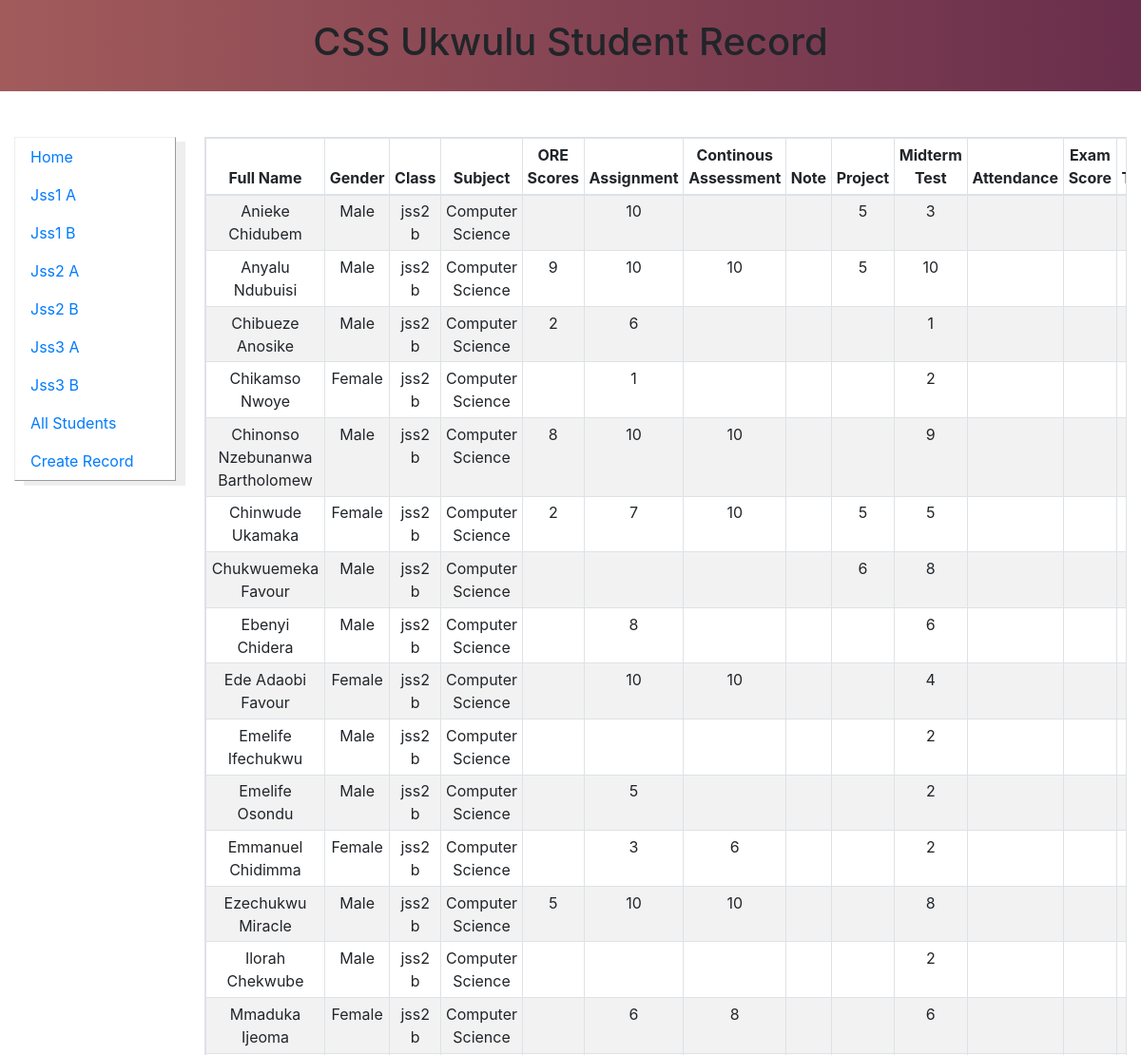
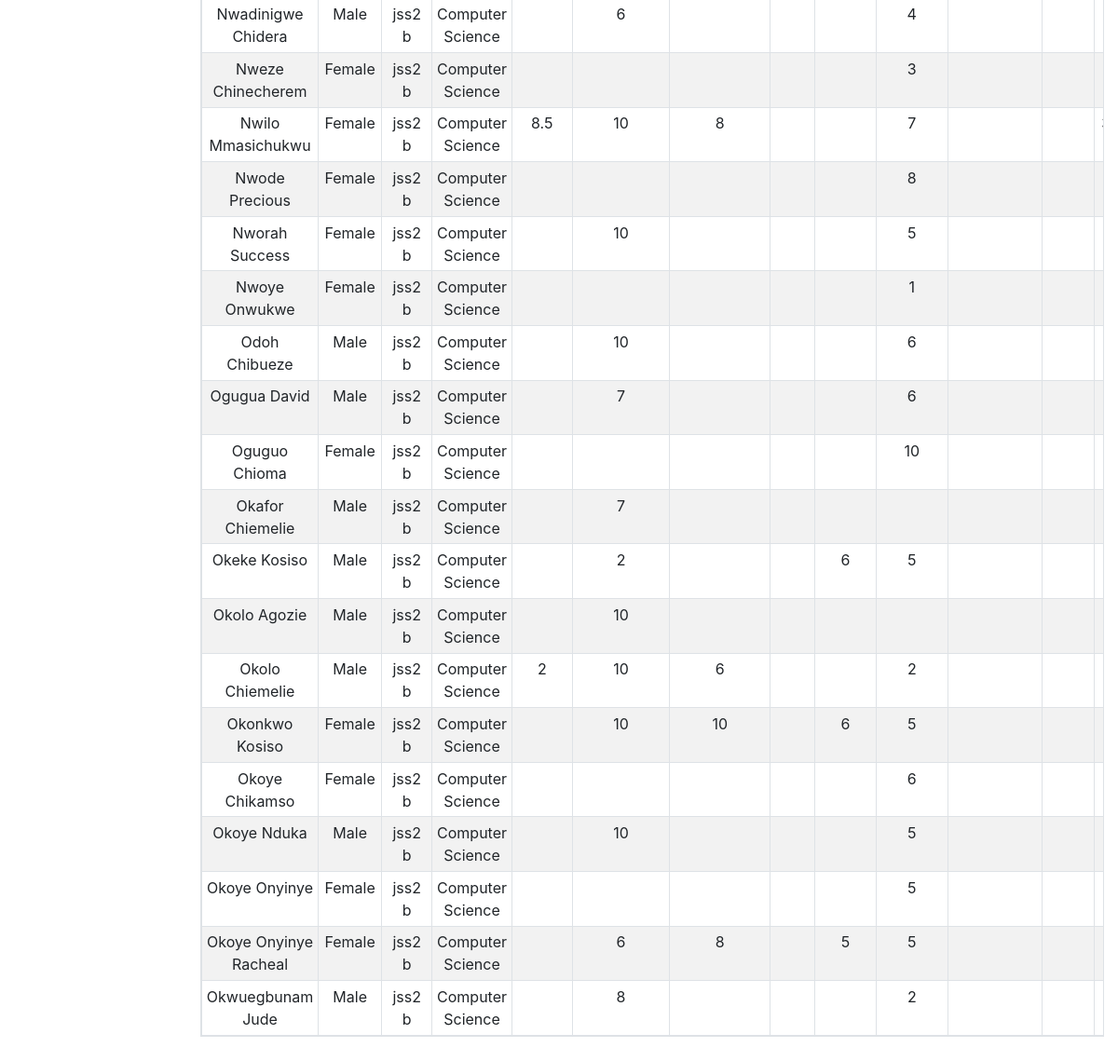
/jss2b.php, run on the app's committed database (2 pictures, top to bottom).
### tables this page shows
CREATE TABLE `scores` (
  `StudentsId` int(11) NOT NULL,
  `Name` varchar(50) DEFAULT NULL,
  `Gender` varchar(11) NOT NULL,
  `Student_Class` varchar(100) NOT NULL,
  `Subject` varchar(50) NOT NULL,
  `ORE` varchar(50) DEFAULT NULL,
  `Assignment` varchar(50) DEFAULT NULL,
  `C_A` varchar(50) NOT NULL,
  `Note` varchar(50) NOT NULL,
  `Project` varchar(50) NOT NULL,
  `MidtermTest` varchar(50) DEFAULT NULL,
  `Attendance` varchar(50) DEFAULT NULL,
  `Exam` varchar(50) DEFAULT NULL,
  `Total` varchar(100) NOT NULL,
  `Grade` varchar(50) DEFAULT NULL,
  `Avatar` varchar(100) NOT NULL,
  `Status` int(11) NOT NULL
);

### jss2b.php (the view, shortened to what this page needs)
<?php include 'control.php' ?>
<!DOCTYPE html>
<html lang="en">
<head>
	<link rel="stylesheet"  href="main.css">
	<link rel="stylesheet" type="text/css" href="css/bootstrap.min.css">
</head>
<body>
<header>
	<div class="container">
	<div class="header-top">
		<h1 class="text-center">CSS Ukwulu Student Record</h1>
	</div>
</header>
<section>
	<div class="container-fluid">
		<div class="row">
		<div class="col-sm-12 col-md-2">
			<?php include 'sidenav.php'?>
		</div>
		<div class="col-sm-12 col-md-10 d-flex justify-content-center ">
		<table class="table table-striped table-bordered table-responsive my-5 text-center table-sm">
			<?php $result = mysqli_query($conn, "SELECT * FROM scores where Student_Class = 'jss2 b' ORDER BY Name ASC") or die(mysqli_error($conn));?>
			<thead>
				<tr>
					<th scope="col">Full Name</th>
					<th scope="col">Gender</th>
					<th scope="col">Class</th>
					<th scope="col">Subject</th>
					<th scope="col">ORE Scores</th>
					<th scope="col">Assignment</th>
					<th scope="col">Continous Assessment</th>
					<th scope="col">Note</th>
					<th scope="col">Project</th>
					<th scope="col">Midterm Test</th>
					<th scope="col">Attendance</th>
					<th scope="col">Exam Score</th>
					<th scope="col">Total</th>
				</tr>
			</thead>
			<tbody>
				<?php while ($row = mysqli_fetch_assoc($result)) {?>
				<tr>
					<td><?php echo $row['Name']?></td>
					<td><?php echo $row['Gender']?></td>
					<td><?php echo $row['Student_Class']?></td>
					<td><?php echo $row['Subject']?></td>
					<td><?php echo $row['ORE']?></td>
					<td><?php echo $row['Assignment']?></td>
					<td><?php echo $row['C_A']?></td>
					<td><?php echo $row['Note']?></td>
					<td><?php echo $row['Project']?></td>
					<td><?php echo $row['MidtermTest']?></td>
					<td><?php echo $row['Attendance']?></td>
					<td><?php echo $row['Exam']?></td>
					<td><?php echo $row['Total']?></td>
				</tr>
				<?php }?>
			</tbody>
		</table>
	</div>
	</div>
</div>
</section>
</body>
</html>

### main.css (style rules this page uses)
* { margin: 0; }
html { font-size: 1rem; }
header { background: linear-gradient(to right, #a25b5b, #692e4c); padding: 20px; }

### data on the page
scores: Name "Anieke Chidubem", Gender "Male", Student_Class "jss2 b", Subject "Computer Science", Assignment "10", Project "5", MidtermTest "3"
scores: Name "Anyalu Ndubuisi", Gender "Male", Student_Class "jss2 b", Subject "Computer Science", ORE "9", Assignment "10", C_A "10", Project "5", MidtermTest "10"
scores: Name "Chibueze Anosike", Gender "Male", Student_Class "jss2 b", Subject "Computer Science", ORE "2", Assignment "6", MidtermTest "1"
scores: Name "Chikamso Nwoye", Gender "Female", Student_Class "jss2 b", Subject "Computer Science", Assignment "1", MidtermTest "2"
scores: Name "Chinonso Nzebunanwa Bartholomew", Gender "Male", Student_Class "jss2 b", Subject "Computer Science", ORE "8", Assignment "10", C_A "10", MidtermTest "9"
scores: Name "Chinwude Ukamaka", Gender "Female", Student_Class "jss2 b", Subject "Computer Science", ORE "2", Assignment "7", C_A "10", Project "5", MidtermTest "5"
scores: Name "Chukwuemeka Favour", Gender "Male", Student_Class "jss2 b", Subject "Computer Science", Project "6", MidtermTest "8"
scores: Name "Ebenyi Chidera", Gender "Male", Student_Class "jss2 b", Subject "Computer Science", Assignment "8", MidtermTest "6"
scores: Name "Ede Adaobi Favour", Gender "Female", Student_Class "jss2 b", Subject "Computer Science", Assignment "10", C_A "10", MidtermTest "4"
scores: Name "Emelife Ifechukwu", Gender "Male", Student_Class "jss2 b", Subject "Computer Science", MidtermTest "2"
scores: Name "Emelife Osondu", Gender "Male", Student_Class "jss2 b", Subject "Computer Science", Assignment "5", MidtermTest "2"
scores: Name "Emmanuel Chidimma", Gender "Female", Student_Class "jss2 b", Subject "Computer Science", Assignment "3", C_A "6", MidtermTest "2"
scores: Name "Ezechukwu Miracle", Gender "Male", Student_Class "jss2 b", Subject "Computer Science", ORE "5", Assignment "10", C_A "10", MidtermTest "8"
scores: Name "Ilorah Chekwube", Gender "Male", Student_Class "jss2 b", Subject "Computer Science", MidtermTest "2"
scores: Name "Mmaduka Ijeoma", Gender "Female", Student_Class "jss2 b", Subject "Computer Science", Assignment "6", C_A "8", MidtermTest "6"
scores: Name "Nwadinigwe Chidera", Gender "Male", Student_Class "jss2 b", Subject "Computer Science", Assignment "6", MidtermTest "4"
scores: Name "Nweze Chinecherem", Gender "Female", Student_Class "jss2 b", Subject "Computer Science", MidtermTest "3"
scores: Name "Nwilo Mmasichukwu", Gender "Female", Student_Class "jss2 b", Subject "Computer Science", ORE "8.5", Assignment "10", C_A "8", MidtermTest "7"
scores: Name "Nwode Precious", Gender "Female", Student_Class "jss2 b", Subject "Computer Science", MidtermTest "8"
scores: Name "Nworah Success", Gender "Female", Student_Class "jss2 b", Subject "Computer Science", Assignment "10", MidtermTest "5"
scores: Name "Nwoye Onwukwe", Gender "Female", Student_Class "jss2 b", Subject "Computer Science", MidtermTest "1"
scores: Name "Odoh Chibueze", Gender "Male", Student_Class "jss2 b", Subject "Computer Science", Assignment "10", MidtermTest "6"
scores: Name "Ogugua David", Gender "Male", Student_Class "jss2 b", Subject "Computer Science", Assignment "7", MidtermTest "6"
scores: Name "Oguguo Chioma", Gender "Female", Student_Class "jss2 b", Subject "Computer Science", MidtermTest "10"
scores: Name "Okafor Chiemelie", Gender "Male", Student_Class "jss2 b", Subject "Computer Science", Assignment "7"
scores: Name "Okeke Kosiso", Gender "Male", Student_Class "jss2 b", Subject "Computer Science", Assignment "2", Project "6", MidtermTest "5"
scores: Name "Okolo Agozie", Gender "Male", Student_Class "jss2 b", Subject "Computer Science", Assignment "10"
scores: Name "Okolo Chiemelie", Gender "Male", Student_Class "jss2 b", Subject "Computer Science", ORE "2", Assignment "10", C_A "6", MidtermTest "2"
scores: Name "Okonkwo Kosiso", Gender "Female", Student_Class "jss2 b", Subject "Computer Science", Assignment "10", C_A "10", Project "6", MidtermTest "5"
scores: Name "Okoye Chikamso", Gender "Female", Student_Class "jss2 b", Subject "Computer Science", MidtermTest "6"
scores: Name "Okoye Nduka", Gender "Male", Student_Class "jss2 b", Subject "Computer Science", Assignment "10", MidtermTest "5"
scores: Name "Okoye Onyinye", Gender "Female", Student_Class "jss2 b", Subject "Computer Science", MidtermTest "5"
scores: Name "Okoye Onyinye Racheal", Gender "Female", Student_Class "jss2 b", Subject "Computer Science", Assignment "6", C_A "8", Project "5", MidtermTest "5"
scores: Name "Okwuegbunam Jude", Gender "Male", Student_Class "jss2 b", Subject "Computer Science", Assignment "8", MidtermTest "2"
